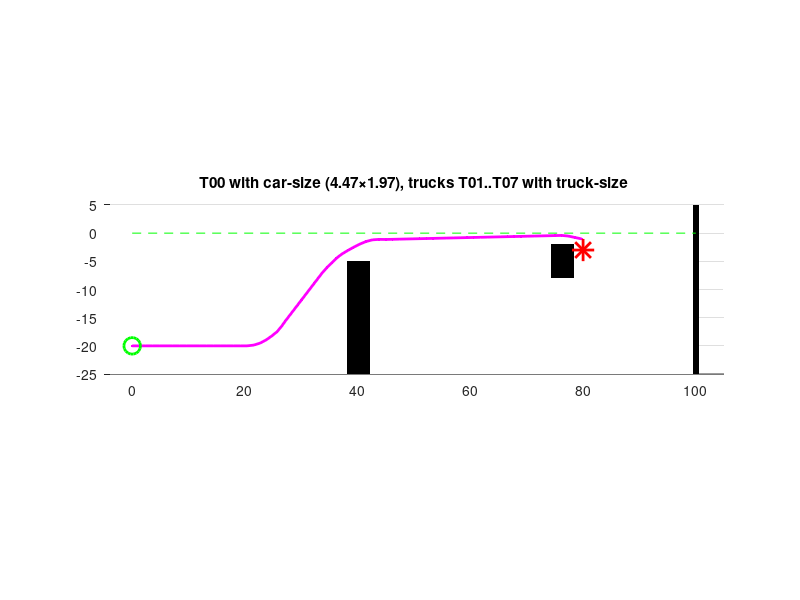

This figure's MATLAB source:
function debug_day45_t00_actual_size()
global ROAD_Y_MAX
ROAD_Y_MAX = 0;

% T01..T07 as trucks (11.5 × 2.48), T00 as a car (4.47 × 1.97)
trucks = [40 -12 90; 40 -24 90; 40 -36 90; 40 -48 90; 39 -50 0; 51 -50 0; 63 -50 0];
t00 = [76.1 -5 90];

y = zeros(200,200);
y(1,:)=1; y(end,:)=1; y(:,1)=1; y(:,end)=1;

% Trucks
hw=2.48*0.5+1; hl=11.5*0.5+1;
for i=1:7
    px=trucks(i,1); py=trucks(i,2); yaw=deg2rad(trucks(i,3));
    y = stamp_box(y, px, py, yaw, hl, hw);
end
% T00 (car-sized)
hw0=1.97*0.5+1; hl0=4.47*0.5+1;
y = stamp_box(y, t00(1), t00(2), deg2rad(t00(3)), hl0, hw0);

fprintf('Obstacle cells: %d\n', sum(y(:)>0.5));
[px, py, ~, plen] = hybrid_astar_plan(0,-20,0, 80,-3,0, y);
if plen > 0
    fprintf('plen=%d, ends (%.2f,%.2f)\n', plen, px(plen), py(plen));
else
    fprintf('NO PATH\n');
end

figure('Position',[100 100 1000 900]);
hold on; grid on; axis equal;
imagesc([-100 100], [100 -100], y); colormap(flipud(gray)); axis xy;
xlim([-5 105]); ylim([-25 5]);
if plen > 0
    plot(px(1:plen), py(1:plen), 'm.-', 'LineWidth',2);
end
plot(0,-20,'go','MarkerSize',12,'LineWidth',2);
plot(80,-3,'r*','MarkerSize',16,'LineWidth',2);
plot([0 100],[0 0],'g--');
title('T00 with car-size (4.47\times1.97), trucks T01..T07 with truck-size');
saveas(gcf, fullfile(fileparts(mfilename('fullpath')), 'debug_day45_t00_actual.png'));
end

function y = stamp_box(y, px, py, yaw, hl, hw)
c=cos(yaw); s=sin(yaw);
for row=1:200, wy=100-(row-0.5);
    for col=1:200, wx=-100+(col-0.5);
        dx=wx-px; dy=wy-py; lx=dx*c+dy*s; ly=-dx*s+dy*c;
        if abs(lx)<=hl && abs(ly)<=hw, y(row,col)=1; end
    end
end
end

function [path_x, path_y, path_yaw, path_len] = hybrid_astar_plan(sx, sy, syaw, gx, gy, gyaw, occ_map)
MAX_NODES = 4500; MAX_PATH = 220;
path_x = zeros(MAX_PATH,1); path_y = zeros(MAX_PATH,1); path_yaw = zeros(MAX_PATH,1); path_len = 0;
node_x = zeros(MAX_NODES,1); node_y = zeros(MAX_NODES,1); node_yaw = zeros(MAX_NODES,1);
node_g = zeros(MAX_NODES,1); node_f = zeros(MAX_NODES,1); node_parent = zeros(MAX_NODES,1);
node_open = false(MAX_NODES,1); node_closed = false(MAX_NODES,1);
steers = [-0.50, -0.32, -0.16, 0.0, 0.16, 0.32, 0.50];
L = 2.8; ds = 1.2; pres = 1.0; yres = pi/8.0;
nc = 1; node_x(1)=sx; node_y(1)=sy; node_yaw(1)=wp_(syaw); node_f(1)=hypot(gx-sx,gy-sy); node_open(1)=true;
gid = 0;
for it = 1:MAX_NODES
    cur = 0; bf = 1e12;
    for i = 1:MAX_NODES, if node_open(i) && node_f(i) < bf, bf=node_f(i); cur=i; end; end
    if cur == 0, break; end
    node_open(cur)=false; node_closed(cur)=true;
    cx=node_x(cur); cy=node_y(cur); cyaw=node_yaw(cur);
    if hypot(gx-cx,gy-cy)<2 && abs(adf(gyaw,cyaw))<0.8, gid=cur; break; end
    for a = 1:7
        d = steers(a);
        if abs(d)<1e-6, nxv=cx+ds*cos(cyaw); nyv=cy+ds*sin(cyaw); nyawv=cyaw;
        else, beta=ds*tan(d)/L; r=L/tan(d); nxv=cx+r*(sin(cyaw+beta)-sin(cyaw)); nyv=cy-r*(cos(cyaw+beta)-cos(cyaw)); nyawv=cyaw+beta; end
        nyawv = wp_(nyawv);
        if iscol_(cx,cy,nxv,nyv,occ_map), continue; end
        kx=round(nxv/pres); ky=round(nyv/pres); kyaw=round(w2p_(nyawv)/yres);
        dup=false; di=0;
        for j=1:nc
            if round(node_x(j)/pres)==kx && round(node_y(j)/pres)==ky && round(w2p_(node_yaw(j))/yres)==kyaw
                dup=true; di=j; break; end
        end
        newg = node_g(cur) + ds*(1 + 0.2*abs(d));
        h = hypot(gx-nxv,gy-nyv) + 1.5*abs(adf(gyaw,nyawv));
        newf = newg + 1.4*h;
        if dup
            if node_closed(di), continue; end
            if newg >= node_g(di), continue; end
            node_x(di)=nxv; node_y(di)=nyv; node_yaw(di)=nyawv;
            node_g(di)=newg; node_f(di)=newf; node_parent(di)=cur; node_open(di)=true;
        else
            if nc >= MAX_NODES, break; end
            nc=nc+1;
            node_x(nc)=nxv; node_y(nc)=nyv; node_yaw(nc)=nyawv;
            node_g(nc)=newg; node_f(nc)=newf; node_parent(nc)=cur; node_open(nc)=true;
        end
    end
end
if gid == 0, return; end
tx=zeros(MAX_PATH,1); ty=zeros(MAX_PATH,1); tyaw=zeros(MAX_PATH,1);
cnt=0; idx=gid;
while idx>0 && cnt<MAX_PATH, cnt=cnt+1; tx(cnt)=node_x(idx); ty(cnt)=node_y(idx); tyaw(cnt)=node_yaw(idx); idx=node_parent(idx); end
for k=1:cnt, s=cnt-k+1; path_x(k)=tx(s); path_y(k)=ty(s); path_yaw(k)=tyaw(s); end
path_len = cnt;
end

function col = iscol_(x1,y1,x2,y2,m)
col=false;
for k=0:8, t=k/8; x=x1+t*(x2-x1); y=y1+t*(y2-y1);
    if iop_(x,y,m), col=true; return; end
end
end
function occ = iop_(x,y,m)
global ROAD_Y_MAX
occ=false;
if x<0||x>100||y<-100||y>ROAD_Y_MAX, occ=true; return; end
r=floor(100-y)+1; c=floor(x+100)+1;
if r<1||r>200||c<1||c>200, occ=true; return; end
for rr=max(1,r-1):min(200,r+1)
    for cc=max(1,c-1):min(200,c+1)
        if m(rr,cc)>0.5, occ=true; return; end
    end
end
end
function a=wp_(a), while a>pi, a=a-2*pi; end; while a<-pi, a=a+2*pi; end; end
function a=w2p_(a), while a<0, a=a+2*pi; end; while a>=2*pi, a=a-2*pi; end; end
function d=adf(a,b), d=wp_(a-b); end
